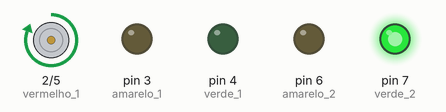
Recording of a sketch running on a simulated Arduino Uno, built with avr-gcc and run on an emulated ATmega328P. On the bench: motor-driver pin pairs drawn as motors (green arrow = first pin HIGH = forward, orange = second pin HIGH = backward, longer = more drive), output pins drawn as LEDs (lit = HIGH).

Above: at 2.5 s.
At 6.0 s:
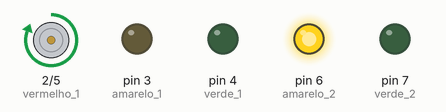
At 9.5 s:
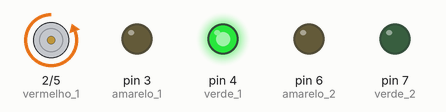
At 13.0 s:
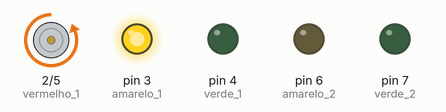
Timing chart, 0 to 18.2 s (numbered marks = the images above):
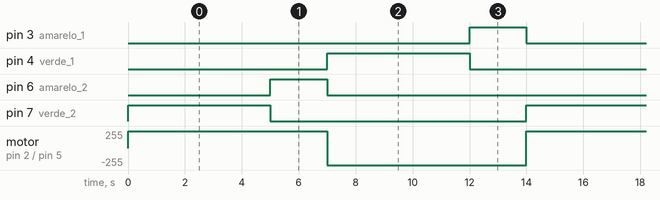

The sketch:

3.1.Semaforo_Simples_Carro_e_Carro.ino
```cpp
int vermelho_1 = 2;
int amarelo_1 = 3;
int verde_1 = 4;

int vermelho_2 = 5;
int amarelo_2 = 6;
int verde_2 = 7;

int intervalo_1 = 2000;
int intervalo_2 = 5000;

void setup()
{
  pinMode (vermelho_1, OUTPUT);
  pinMode (amarelo_1, OUTPUT);
  pinMode (verde_1, OUTPUT);

  pinMode (vermelho_2, OUTPUT);
  pinMode (amarelo_2, OUTPUT);
  pinMode (verde_2, OUTPUT);
}

void loop()
{
    /*digitalWrite (vermelho_1, HIGH);
    digitalWrite (amarelo_1, HIGH);
    digitalWrite (verde_1, HIGH);
    digitalWrite (vermelho_2, HIGH);
    digitalWrite (amarelo_2, HIGH);
    digitalWrite (verde_2, HIGH);
    delay (intervalo_1);*/

    digitalWrite (vermelho_1, HIGH);
    digitalWrite (amarelo_1, LOW);
    digitalWrite (verde_1, LOW);
    digitalWrite (vermelho_2, LOW);
    digitalWrite (amarelo_2, LOW);
    digitalWrite (verde_2, HIGH);
    delay (intervalo_2);

    digitalWrite (vermelho_1, HIGH);
    digitalWrite (amarelo_1, LOW);
    digitalWrite (verde_1, LOW);
    digitalWrite (vermelho_2, LOW);
    digitalWrite (amarelo_2, HIGH);
    digitalWrite (verde_2, LOW);
    delay (intervalo_1);

    digitalWrite (vermelho_1, LOW);
    digitalWrite (amarelo_1, LOW);
    digitalWrite (verde_1, HIGH);
    digitalWrite (vermelho_2, HIGH);
    digitalWrite (amarelo_2, LOW);
    digitalWrite (verde_2, LOW);
    delay (intervalo_2);

    digitalWrite (vermelho_1, LOW);
    digitalWrite (amarelo_1, HIGH);
    digitalWrite (verde_1, LOW);
    digitalWrite (vermelho_2, HIGH);
    digitalWrite (amarelo_2, LOW);
    digitalWrite (verde_2, LOW);
    delay (intervalo_1);
}
```

Measured:
- by itself, pin 3 (amarelo_1), pin 6 (amarelo_2): alternates HIGH for 2.0 s and LOW for 12.0 s
- by itself, pin 4 (verde_1), pin 7 (verde_2): alternates HIGH for 5.0 s and LOW for 9.0 s
- by itself, motor on pin 2 (vermelho_1) / pin 5 (vermelho_2): alternates forward 255/255 for 7.0 s and backward 255/255 for 7.0 s
